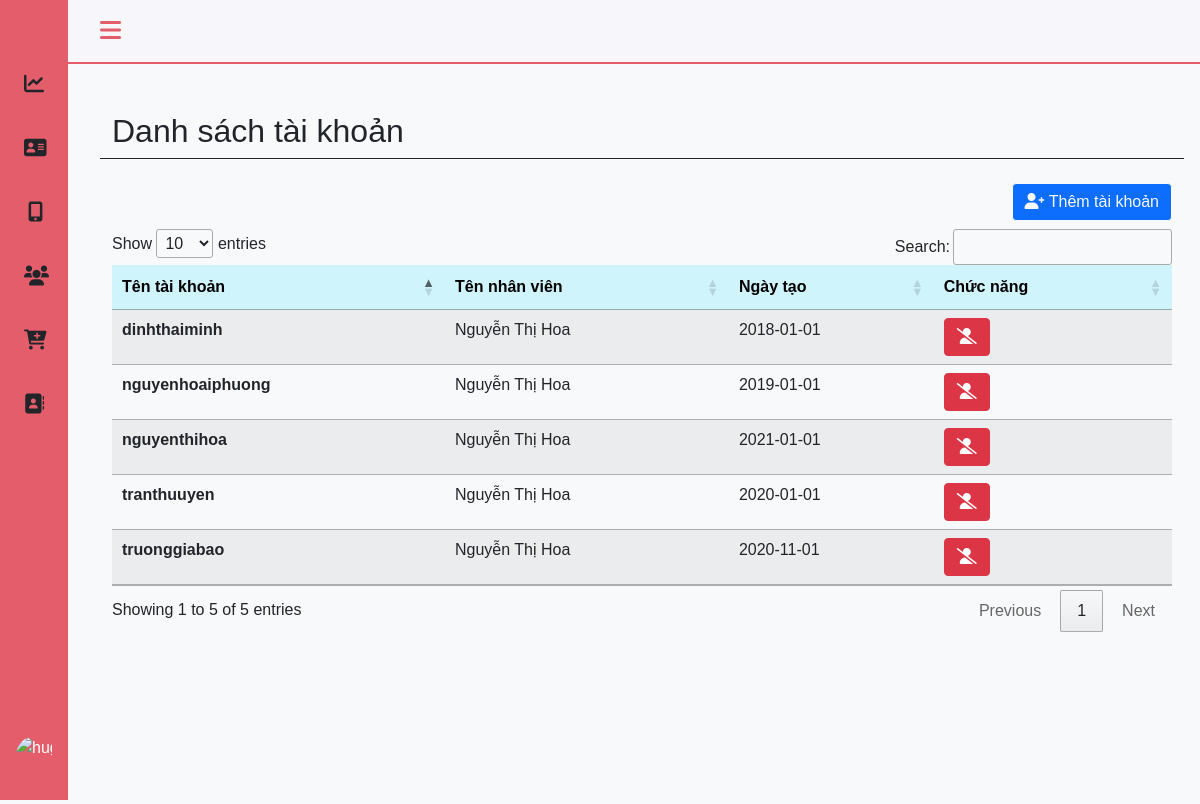
/admin/taikhoan.php (signed in), run on the app's committed database.
### tables this page shows
CREATE TABLE `taikhoan` (
  `TEN_TK` varchar(50) NOT NULL,
  `MANV` int(11) DEFAULT NULL,
  `MATKHAU` varchar(50) DEFAULT NULL,
  `NGAYTAO` date DEFAULT NULL,
  `level_TK` int(11) DEFAULT NULL
);

CREATE TABLE `nhanvien` (
  `MANV` int(11) NOT NULL,
  `TENNV` varchar(50) DEFAULT NULL,
  `GIOITINH` bit(1) DEFAULT NULL,
  `NGAYSINH` date DEFAULT NULL,
  `DIACHINV` varchar(50) DEFAULT NULL,
  `SDTNV` text DEFAULT NULL,
  `LUONG` float DEFAULT NULL
);

### admin/taikhoan.php (the view, shortened to what this page needs)
<?php
include 'headerad.php';
?>
<main>
    <div class="height-100 bg-light">
        <div class="col py-3  ">
            <div class="container-fluid ">
                <div class="row mt-3 pt-3 border-bottom border-dark">
                    <div class="col-md-6">
                        <h2>Danh sách tài khoản</h2>
                    </div>
                </div>
            </div>
            <div class="container-fluid py-3" style="width:100% ; overflow: auto; height: auto;">
                <div class="row">
                    <div class="py-2">
                        <button type="button" class="btn btn-primary btn-md btn-outline-light float-end" data-bs-toggle="modal" data-bs-target="#exampleModal">
                            <i class="fas fa-user-plus"></i> Thêm tài khoản
                        </button>
                    </div>
                </div>
                <table class="table table-hover table-striped " id="example">
                    <thead>
                        <tr class="table-info">
                            <th scope="col">Tên tài khoản</th>
                            <th scope="col">Tên nhân viên</th>
                            <th scope="col">Ngày tạo</th>
                            <th scope="col">Chức năng</th>
                        </tr>
                    </thead>
                    <tbody>
                        <?php
                        include 'config.php';
                        $sql = "SELECT `TEN_TK`, taikhoan.MANV, `TENNV` , `NGAYTAO` FROM `taikhoan`,nhanvien where taikhoan.manv = nhanvien.manv";
                        $result = mysqli_query($conn, $sql);
                        if (mysqli_num_rows($result) > 0) {
                            while ($row = mysqli_fetch_assoc($result)) {
                        ?>
                                <tr>
                                    <th scope="row"><?php echo $row['TEN_TK']; ?> </th>
                                    <td><?php echo $row['TENNV']; ?></td>
                                    <td><?php echo $row['NGAYTAO']; ?></td>
                                    <td>
                                    <a type="submit" class="btn btn-danger btn-mydel" href="edit-teacher.php?id=<?php echo  $row['TEN_TK'] ?>"><i class="fas fa-user-slash"></i></a>
                                    </td>
                                </tr>
                        <?php
                            }
                        }
                        ?>
                    </tbody>
                </table>
            </div>
        </div>
    </div>
</main>
<?php
include 'footerad.php';
?>

### asset/css/style.css (style rules this page uses)
* { padding: 0; margin: 0; box-sizing: border-box; }
:root { --header-height: 3rem; --nav-width: 68px; --first-color: #4723D9; --first-color-light: #AFA5D9; --white-color: #F7F6FB; --body-font: 'Nunito', sans-serif; --normal-font-size: 1rem; --z-fixed: 100 }
body { position: relative; margin: var(--header-height) 0 0 0; padding: 0 1rem; font-family: var(--body-font); font-size: var(--normal-font-size); transition: .5s }
a { text-decoration: none }
.height-100 { height: 100vh }
@media screen and (min-width: 768px) { body { margin: calc(var(--header-height) + 1rem) 0 0 0; padding-left: calc(var(--nav-width) + 2rem) } }

### data on the page
taikhoan: TEN_TK "dinhthaiminh", MANV.TENNV "Nguyễn Thị Hoa", NGAYTAO "2018-01-01"
taikhoan: TEN_TK "nguyenhoaiphuong", MANV.TENNV "Nguyễn Thị Hoa", NGAYTAO "2019-01-01"
taikhoan: TEN_TK "nguyenthihoa", MANV.TENNV "Nguyễn Thị Hoa", NGAYTAO "2021-01-01"
taikhoan: TEN_TK "tranthuuyen", MANV.TENNV "Nguyễn Thị Hoa", NGAYTAO "2020-01-01"
taikhoan: TEN_TK "truonggiabao", MANV.TENNV "Nguyễn Thị Hoa", NGAYTAO "2020-11-01"
